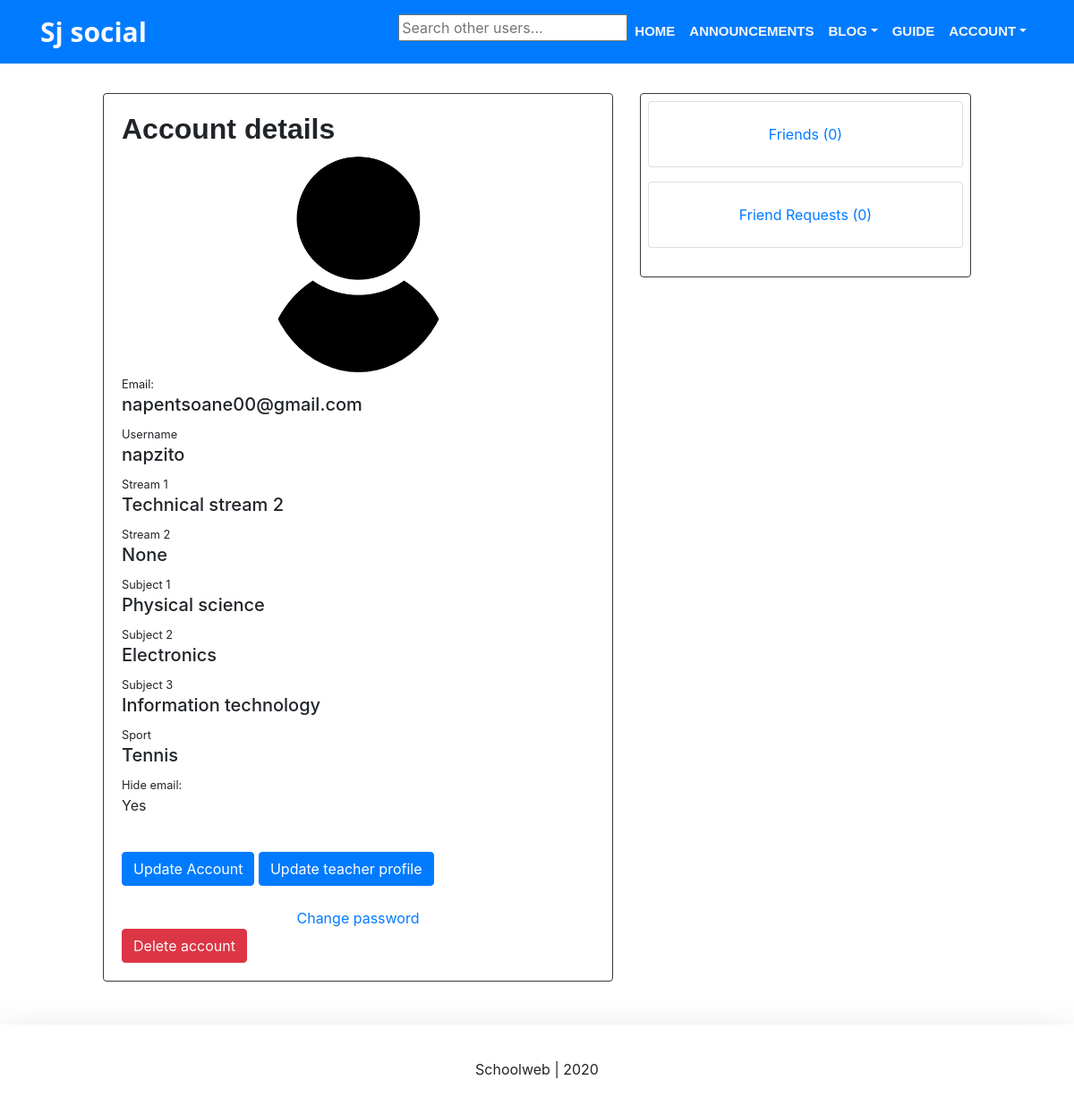
Screenshot of /user/3/details/ (signed in) with the database file from the repository.
### account/models.py (models this page shows, shortened)
class BaseAccount(AbstractBaseUser):
	email 					= models.EmailField(verbose_name="email", max_length=60, unique=True)
	username 				= models.CharField(verbose_name="username", max_length=30, unique=True)
	name 					= models.CharField(verbose_name="name", max_length=255, unique=False, null=False, blank=False, default="None")
	surname					= models.CharField(verbose_name="surname", max_length=255, unique=False, null=False, blank=False, default="None")
	gender          		= models.CharField(choices=genders, verbose_name="gender", max_length=10, blank=False, null=False, default="Female")
	dob            			= models.DateField(verbose_name="dob", unique=False , auto_now_add=False, blank=False, null=False, default=2000-1-1)
	admin_no				= models.IntegerField(verbose_name="admin_no", unique=True, null=False, blank=False, default=0)
	phone_no        		= models.IntegerField(verbose_name="phone_no", unique=True, null=False, blank=False, default=0)
	date_joined				= models.DateTimeField(verbose_name='date joined', auto_now_add=True)
	last_login				= models.DateTimeField(verbose_name='last login', auto_now=True)
	is_admin				= models.BooleanField(default=False)
	is_active				= models.BooleanField(default=True)
	is_staff				= models.BooleanField(default=False)
	is_superuser			= models.BooleanField(default=False)
	is_learner 				= models.BooleanField(verbose_name="is_learner", default=True)
	hide_email				= models.BooleanField(default=True)
	USERNAME_FIELD = 'email'
	REQUIRED_FIELDS = ['username', 'name', 'surname', 'gender', 'dob', 'admin_no', 'phone_no']
	objects = BaseAccountManager()

### teacher/models.py (models this page shows, shortened)
class TeacherAccount(models.Model):
	user		= models.OneToOneField(settings.AUTH_USER_MODEL, on_delete=models.CASCADE)
	sport 		= models.CharField(choices=sports, verbose_name="sport", max_length=100, null=True, blank=True)
	stream1		= models.CharField(choices=streams, verbose_name="stream1", max_length=200, null=True, blank=True)
	stream2		= models.CharField(choices=streams, verbose_name="stream2", max_length=200, null=True, blank=True)
	sub1		= models.CharField(choices=subjects, verbose_name="sub1", blank=False, null=False, max_length=200)
	sub2 		= models.CharField(choices=subjects, verbose_name="sub2", blank=True, null=False, max_length=200)
	sub3 		= models.CharField(choices=subjects, verbose_name="sub3", blank=True, null=True, max_length=200)
	is_active 	= models.BooleanField(default=True)

### account/views.py (the view, shortened to what this page needs)
# urls.py: path('user/<subject_user_id>/details/', account_view, name="account"),
@login_required(login_url="login")
def account_view(request, *args, **kwargs):
	context = {}
	subject_user_id = kwargs.get("subject_user_id")
	auth_user = request.user
	if not auth_user.is_authenticated:
		return redirect('login')
	elif auth_user.is_authenticated:
		try:
			subject_account = BaseAccount.objects.get(pk=subject_user_id)
		except:
			return render(request, template_name="errors/does_not_exist.html")
		if subject_account:
			"""
			If the subject is not a learner
			"""
			if not subject_account.is_learner:
				context['base_account'] = subject_account
				try:
					teacher_account = TeacherAccount.objects.get(user=subject_account)
					context['teacher_account'] = teacher_account
				except TeacherAccount.DoesNotExist:
					"""
					The account will be completed by the owner else , erro
					"""
					if auth_user == subject_account:
						return redirect('reg_complete')
					else:
						return render(request, template_name="errors/does_not_exist.html")
			"""
			Friend system related declarations
			"""
			try:
				friend_list = FriendList.objects.get(user=subject_account)
			except FriendList.DoesNotExist:
				friend_list = FriendList(user=subject_account)
				friend_list.save()
			friends = friend_list.friends.all()
			context['friends'] = friends
			is_self = None
			is_friend = None
			friend_requests = None
			request_sent = FriendRequestStatus.NO_REQUEST_SENT.value # range: ENUM -> friend/friend_request_status.FriendRequestStatus
			"""
			LOGIC
			IS SELF : TRUE
				template					[1]

			IS SELF : FALSE
				IS FRIEND : TRUE
					template				[2]
				IS FRIEND : FALSE
					FRIEND REQUEST STATUS
						YOU TO THEM			[3]
						NO REQUEST			[4]
						THEM TO YOU			[5]
			"""
			if auth_user == subject_account:
				is_self = True
				try:
					friend_requests = FriendRequest.objects.filter(receiver=auth_user, is_active=True)
				except:
					return render(request, "errors/does_not_exist.html")
		else:
			return render(request, template_name="errors/does_not_exist.html")
	else:
		return redirect('login')
	context['is_self'] = is_self
	context['is_friend'] = is_friend
	context['request_sent'] = request_sent
	context['friend_requests'] = friend_requests
	context['BASE_URL'] = settings.BASE_URL
	context['friends'] = friends
	print(friends)
	return render(request, "account/account.html", context)

### templates/account/account.html (shortened to what this page needs)
{% extends 'base.html' %}
{% load static %}
{% block content %}
<div class="container-fluid">
	<div class="row justify-content-center">
		<div class="col-md-6">
			<div class="card my-4 border border-dark">
				<div class="card-body">
					<h2 class="card-title card-h">Account details</h2>
					<img src="{% static 'pp.png' %}" class="d-block rounded-circle img-fluid mx-auto profile-image image-container" alt="Profile image">
					<small>Email:</small>
					{% if is_self %}
						<h5>{{base_account.email}}</h5>
					{% else %}
						{% if base_account.hide_email %}
							<h5>**********</h5>
						{% else %}
							<h5>{{base_account.email}}</h5>
						{% endif %}
					{% endif %}
					<small>Username</small>
					<h5>{{base_account.username}}</h5>
					{% if learner_account %}
						<small>Grade</small>
						<h5>{{learner_account.grade}}</h5>
						{% if learner_account.stream != 'None' %}
						<small>Stream</small>
						<h5>{{learner_account.stream}}</h5>
						{% endif %}
						<small>Sport</small>
						<h5>{{learner_account.sport}}</h5>
						<small>Club</small>
						<h5>{{learner_account.club}}</h5>
					{% elif teacher_account %}
						<small>Stream 1 </small>
						<h5>{{teacher_account.stream1}}</h5>
						<small>Stream 2 </small>
						<h5>{{teacher_account.stream2}}</h5>
						<small>Subject 1 </small>
						<h5>{{teacher_account.sub1}}</h5>
						<small>Subject 2</small>
						<h5>{{teacher_account.sub2}}</h5>
						<small>Subject 3</small>
						<h5>{{teacher_account.sub3}}</h5>
						<small>Sport</small>
						<h5>{{teacher_account.sport}}</h5>
					{% endif %}
					{% if is_self %}
                    <small>Hide email:</small>
                    <p>{% if request.user.hide_email %}Yes{% elif not request.user.hide_email %}No{% endif %}</p>
					<a  class="mt-4 btn btn-primary" href="{% url 'update' %}">Update Account</a>
					{% if base_account.is_learner %}
					<a class="mt-4 btn btn-primary" href="{% url 'learner_account_update' %}">Update learner profile</a>
					{% elif not base_account.is_learner %}
					<a class="mt-4 btn btn-primary" href="{% url 'teacher_account_update' %}">Update teacher profile</a>
					{% endif %}
					<div class="d-flex flex-column mt-4">
						<a class="m-auto" href="{% url 'password_change' %}">Change password</a>
					</div>
					<button class="btn btn-danger" type="button"><a class="text-light" href="{% url 'delete_account' %}">Delete account</a></button>
					{% endif %}
				</div>
			</div>
		</div>
		<div class="col-md-4">
			<div class="card my-4 border border-dark">
		{% if request.user.is_authenticated %}
		<div class="d-flex flex-column mb-4">
			<div class="card m-2 px-4 pb-4">
		  		<div class="d-flex flex-column pt-4">
					<a href="{% url 'friend_list' subject_user_id=base_account.id %}">
						<div class="d-flex flex-row align-items-center justify-content-center icon-container">
							<span class="friend-text">Friends ({{friends|length}})</span>
						</div>
					</a>
				</div>
			</div>
			{% if is_self %}
			<div class="card m-2 px-4 pb-4">
		  		<div class="d-flex flex-column pt-4">
					<a href="{% url 'friend_requests' %}">
						<div class="d-flex flex-row align-items-center justify-content-center icon-container">
							<span class="friend-text">Friend Requests ({{friend_requests|length}})</span>
						</div>
					</a>
				</div>
			</div>
			{% endif %}
		</div>
		{% endif %}
			</div>
		</div>
	</div>
</div>
{% endblock content %}

### templates/base.html (shortened to what this page needs)
{% load static %}
<!DOCTYPE html>
<html lang=en>
<head>
  	<link href="{% static 'bootstrap/css/bootstrap.min.css' %}" rel="stylesheet">
</head>
<body>
	{% include 'snippets/header.html' %}
	<div class="main">
		{% block content %}
		{% endblock content %}
	</div>
	{% include 'snippets/footer.html' %}
</body>
</html>

### templates/snippets/header.html (shortened to what this page needs)
{% load static %}
<nav class="navbar navbar-expand-lg fixed-top">
	<div class="container">
        <a class="navbar-brand brand text-light" href="#">Sj social</a>
        <div class="collapse navbar-collapse" id="navbarResponsive">
            <ul class="navbar-nav ml-auto">
                <li class="nav-item pl-7" >
                    <form onsubmit="return executeQuery();">
                        <div class="input-group">
                          <input id="id_input" type="text" name="q" placeholder="Search other users...">
                        </div>
                    </form>
                </li>
                <li class="nav-item">
	                <a class="nav-link" href="{% url 'home' %}">HOME</a>
                </li>
                {% if request.user.is_authenticated %}
                <li class="nav-item">
            	    <a class="nav-link" href="#">ANNOUNCEMENTS</a>
                </li>
                <li class="dropdown nav-item ">
            	    <a class="dropdown-toggle nav-link" data-toggle="dropdown" href="#" role="button" aria-haspopup="true">BLOG</a>
                </li>
                <li class="nav-item">
            	    <a class="nav-link" href="#">GUIDE</a>
                </li>
                <li class="dropdown nav-item ">
            	    <a class="dropdown-toggle nav-link" data-toggle="dropdown" href="#" role="button" aria-haspopup="true">ACCOUNT</a>
                </li>
                {% endif %}
            </ul>
        </div>
     </div>
</nav>

### templates/snippets/footer.html (shortened to what this page needs)
<div class="d-flex flex-row align-items-center footer bg-white shadow-lg mt-4">
	<p class="m-auto">Schoolweb | 2020</p>
</div>

### templates/snippets/header.html (style rules this page uses)
.brand { font-family: 'Segoe UI', Tahoma, Geneva, Verdana, sans-serif; font-weight: bold; font-size: 30px; color: white; }
.nav-link { color: whitesmoke; font-size: 15px; font-weight: bold; font-family: 'Trebuchet MS', 'Lucida Sans Unicode', 'Lucida Grande', 'Lucida Sans', Arial, sans-serif; }
.navbar { background-color: #007bff; }

### templates/snippets/footer.html (style rules this page uses)
.footer { min-height: 100px; }

### rows the page displays
BaseAccount: email "napentsoane00@gmail.com", username "napzito"
TeacherAccount: stream1 "Technical stream 2", stream2 "None", sub1 "Physical science", sub2 "Electronics", sub3 "Information technology", sport "Tennis"

### other values shown
{{ friends|length }} "0"
{{ friend_requests|length }} "0"
